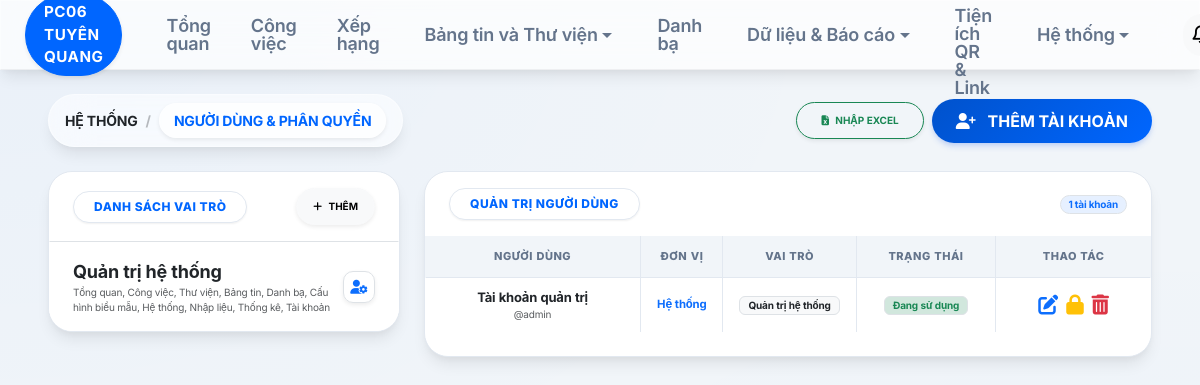
/roles (signed in), run on the app's committed database.
### models.py (models this page shows, shortened)
class AppRole(db.Model):
    id = db.Column(db.Integer, primary_key=True)
    name = db.Column(db.String(100), unique=True)
    perms = db.Column(db.Text)

class User(db.Model):
    id = db.Column(db.Integer, primary_key=True)
    username = db.Column(db.String(50), unique=True, index=True)
    password_hash = db.Column(db.String(128))
    fullname = db.Column(db.String(100))
    role_id = db.Column(db.Integer, db.ForeignKey('app_role.id'))
    unit_area = db.Column(db.String(100))
    is_active = db.Column(db.Boolean, default=True)
    must_change_password = db.Column(db.Boolean, default=True)
    role = db.relationship('AppRole', backref='users')

### routes/admin.py (the view, shortened to what this page needs)
@admin_bp.route('/roles', methods=['GET', 'POST'])
def roles():
    if not session.get('is_admin'): return redirect(url_for('auth_bp.login'))
    unit_group = CategoryGroup.query.filter_by(name='Đơn vị').first()
    unit_cats = unit_group.items if unit_group else []
    return render_template('roles.html', roles=AppRole.query.all(), users=User.query.all(), units=[u[0] for u in db.session.query(MasterData.name).distinct().all() if u[0]], unit_cats=unit_cats)

### app.py (called while the page is built)
@app.before_request
def check_auth():
    if session.get('uid'):
        last_active = session.get('last_active')
        now = time.time()
        if last_active and (now - last_active) > 1800: # 30 mins
            session.clear()
            return redirect(url_for('auth_bp.login'))
        session['last_active'] = now
    allowed = ['auth_bp.login', 'static', 'dl_file', 'shortlink_bp.redirect_short_link', 'shortlink_bp.get_qr', 'favicon']
    if not session.get('uid') and request.endpoint not in allowed and not (request.endpoint and request.endpoint.startswith('static')):
        return redirect(url_for('auth_bp.login'))
    if session.get('uid') and session.get('must_change') and request.endpoint not in ['auth_bp.change_password', 'auth_bp.logout', 'static']:
        return redirect(url_for('auth_bp.change_password'))

@app.context_processor
def utility_processor():
    from openpyxl.utils import get_column_letter
    return dict(col_letter_func=get_column_letter)

### templates/roles.html (shortened to what this page needs)
{% extends "base.html" %}
{% block content %}
<div class="page-header mb-4 setup-mode animate__animated animate__fadeIn">
    <div class="d-flex justify-content-between align-items-center flex-wrap gap-3">
        <div class="d-flex align-items-center gap-3">
            <nav class="breadcrumb-nav glass-panel d-none d-lg-flex px-3 py-2 rounded-pill">
                <span class="segment fw-bold text-dark">HỆ THỐNG</span>
                <div class="picker-chip glass-panel active shadow-sm" style="background: white;">
                    NGƯỜI DÙNG & PHÂN QUYỀN
                </div>
            </nav>
        </div>
        <div class="header-actions d-none d-md-flex gap-2">
            <button class="btn btn-outline-success rounded-pill px-4 fw-bold tiny shadow-sm" data-bs-toggle="modal" data-bs-target="#importUserModal">
                <i class="fa-solid fa-file-excel me-1"></i> NHẬP EXCEL
            </button>
            <button class="btn btn-primary rounded-pill px-4 fw-bold shadow-sm" data-bs-toggle="modal" data-bs-target="#addUserModal">
                <i class="fa-solid fa-user-plus me-2"></i> THÊM TÀI KHOẢN
            </button>
        </div>
    </div>
</div>
<div class="main-content-area animate__animated animate__fadeInUp">
    <div class="row g-4">
        <div class="col-xl-4 col-lg-5">
            <div class="bento-card overflow-hidden mb-4">
                <div class="py-3 px-4 d-flex justify-content-between align-items-center">
                    <div class="table-header-pill">Danh sách vai trò</div>
                    <button class="btn btn-sm btn-light rounded-pill px-3 tiny fw-bold shadow-sm" data-bs-toggle="modal" data-bs-target="#addRoleModal">
                        <i class="fa-solid fa-plus me-1"></i> THÊM
                    </button>
                </div>
                <div class="list-group list-group-flush border-top">
                    {% for r in roles %}
                    <div class="list-group-item border-0 px-4 py-3 hover-bg-light d-flex justify-content-between align-items-center">
                        <div class="d-flex align-items-center gap-3">
                            <div>
                                <div class="fw-bold text-dark">{{ r.name }}</div>
                                <div class="tiny text-muted">{{ get_labels(r.perms) or 'Chưa phân quyền' }}</div>
                            </div>
                        </div>
                        <button class="btn btn-sm btn-outline-primary border btn-circle shadow-sm d-flex align-items-center justify-content-center" style="--circle-size: 32px;" title="Phân quyền" onclick='openEditPerms({{ r.id }}, "{{ r.name }}", {{ r.perms|safe if r.perms else "{}" }})'>
                            <i class="fa-solid fa-user-gear"></i>
                        </button>
                    </div>
                    {% endfor %}
                </div>
            </div>
        </div>
        <div class="col-xl-8 col-lg-7">
            <div class="bento-card overflow-hidden">
                <div class="py-3 px-4 d-flex justify-content-between align-items-center">
                    <div class="table-header-pill">Quản trị người dùng</div>
                    <span class="badge bg-primary bg-opacity-10 text-primary border rounded-pill px-2 tiny fw-bold">{{ users|length }} tài khoản</span>
                </div>
                <div class="p-0">
                    <div class="table-responsive d-none d-md-block">
                        <table class="table table-custom align-middle mb-0">
                            <thead class="tiny fw-bold text-muted text-uppercase">
                                <tr class="text-center">
                                    <th style="width: 250px;">NGƯỜI DÙNG</th>
                                    <th>ĐƠN VỊ</th>
                                    <th>VAI TRÒ</th>
                                    <th style="width: 150px;">TRẠNG THÁI</th>
                                    <th style="width: 180px;">THAO TÁC</th>
                                </tr>
                            </thead>
                            <tbody>
                                {% for u in users %}
                                <tr class="text-center">
                                    <td>
                                        <div class="d-flex align-items-center justify-content-center gap-3">
                                            <div class="text-truncate">
                                                <div class="fw-bold text-dark text-truncate">{{ u.fullname }}</div>
                                                <div class="tiny text-muted">@{{ u.username }}</div>
                                            </div>
                                        </div>
                                    </td>
                                    <td class="small fw-bold text-primary">{{ u.unit_area }}</td>
                                    <td><span class="badge bg-light text-dark border px-2 tiny fw-bold">{{ u.role.name if u.role else 'Chưa cấp' }}</span></td>
                                    <td>
                                        {% if u.is_active %}
                                        <span class="badge bg-success-subtle text-success border px-2 tiny">Đang sử dụng</span>
                                        {% else %}
                                        <span class="badge bg-secondary-subtle text-secondary border px-2 tiny">Vô hiệu hóa</span>
                                        {% endif %}
                                    </td>
                                    <td class="pe-4 text-center">
                                        <div class="d-flex justify-content-center gap-2">
                                            <button class="btn btn-link text-primary p-0 border-0 fs-5" title="Chỉnh sửa" onclick='openEditUser({{ u.id }}, "{{ u.username }}", "{{ u.fullname }}", "{{ u.unit_area }}", {{ u.role_id }})'>
                                                <i class="fa-solid fa-pen-to-square"></i>
                                            </button>
                                            <a href="/admin/user/toggle-status/{{ u.id }}" class="btn btn-link p-0 border-0 fs-5 {% if u.is_active %}text-warning{% else %}text-success{% endif %}" title="{{ 'Khóa tài khoản' if u.is_active else 'Mở khóa' }}">
                                                <i class="fa-solid {{ 'fa-lock' if u.is_active else 'fa-lock-open' }}"></i>
                                            </a>
                                            <button type="button" class="btn btn-link text-danger p-0 border-0 fs-5" title="Xóa tài khoản" onclick="ModernConfirm('Xác nhận xóa?', 'Bạn có chắc chắn muốn xóa tài khoản này?', 'warning', 'Xác nhận xóa', () => { window.location.href='/admin/user/delete/{{ u.id }}'; })">
                                                <i class="fa-solid fa-trash-can"></i>
                                            </button>
                                        </div>
                                    </td>
                                </tr>
                                {% endfor %}
                            </tbody>
                        </table>
                    </div>
                </div>
            </div>
        </div>
    </div>
</div>
{% endblock %}

### templates/base.html (style rules this page uses)
.table-custom { border: none !important; border-collapse: collapse !important; width: 100% !important; border-radius: 0 !important; text-align: center !important; }
.table-custom th, .table-custom td { border: 1px solid var(--border) !important; border-top: none !important; border-radius: 0 !important; vertical-align: middle !important; }
.table-custom thead, .table-custom thead th { border-radius: 0 !important; background-color: #f8fafc; border-top: none !important; color: #64748b; text-transform: uppercase; font-size: 11px; padding: 12px 16px !important; text-align: center !important; }
.table-custom tr th:first-child, .table-custom tr td:first-child { border-left: none !important; }
.table-custom tr th:last-child, .table-custom tr td:last-child { border-right: none !important; }
.table-custom tr:last-child td { border-bottom: none !important; }
.table-responsive { border-radius: 0 !important; border: none !important; }
.btn-circle { aspect-ratio: 1 / 1 !important; padding: 0 !important; display: inline-flex !important; align-items: center; justify-content: center; flex-shrink: 0 !important; width: var(--circle-size, 40px); height: var(--circle-size, 40px); transition: transform 0.2s ease, box-shadow 0.2s ease; }
.page-header.setup-mode { background: linear-gradient(135deg, rgba(30, 41, 59, 0.05), rgba(30, 41, 59, 0.02)); border: 1px dashed var(--border); padding: 20px; border-radius: 20px; }

### templates/roles.html (style rules this page uses)
.tiny { font-size: 10px; }

### data on the page
AppRole: name "Quản trị hệ thống", perms "Tổng quan, Công việc, Thư viện, Bảng tin, Danh bạ, Cấu hình biểu mẫu, Hệ thống, Nhập liệu, Thống kê, Tài khoản"
User: fullname "Tài khoản quản trị", username "admin", unit_area "Hệ thống", role "Quản trị hệ thống", is_active "Đang sử dụng"

### other printed values
{{ users|length }} "1"
